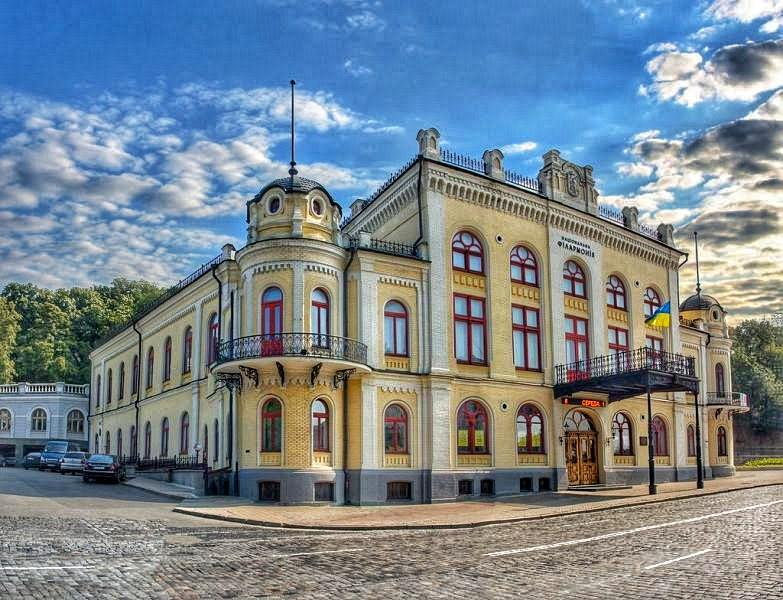
#> input picture Filarmoniya.jpg, 783 x 600 px, found by its file name
$ python task_3.py
#> lines starting #> are read from the running program, lines starting #| are printed output that depends on the picture
import cv2
import numpy as np

def roberts_filter(image_path):
    img = cv2.imread(image_path)
#> img is the input picture: shape (600, 783, 3); mean B, G, R 144.2, 134.4, 120.8
    gray = cv2.cvtColor(img, cv2.COLOR_BGR2GRAY)
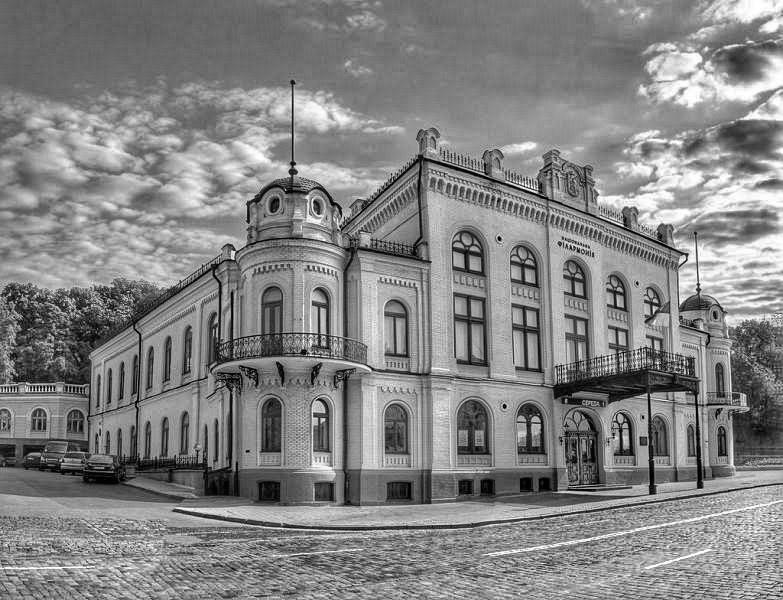
#> gray: shape (600, 783); min 0, max 255, mean 131.5

    roberts_x = np.array([[1, 0], [0, -1]])
    roberts_y = np.array([[0, 1], [-1, 0]])

    filtered_x = cv2.filter2D(gray, -1, roberts_x)
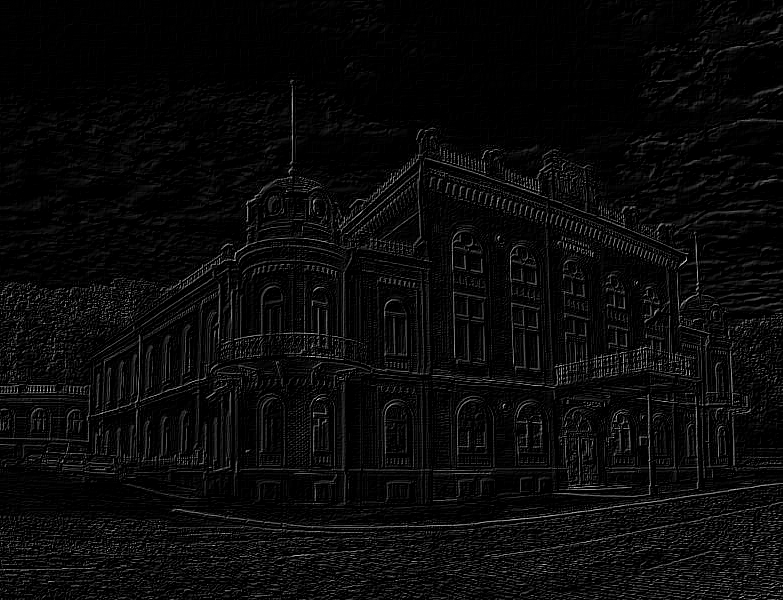
#> filtered_x: shape (600, 783); min 0, max 226, mean 9.9
    filtered_y = cv2.filter2D(gray, -1, roberts_y)
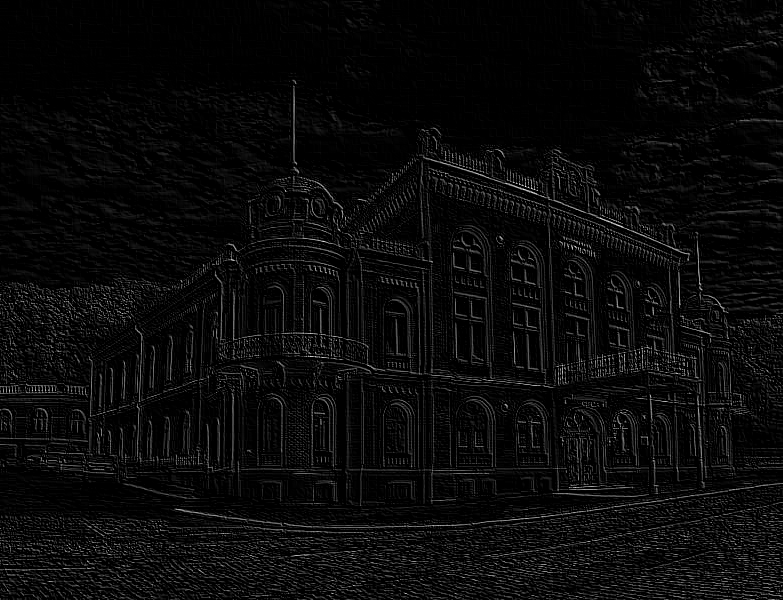
#> filtered_y: shape (600, 783); min 0, max 250, mean 10.2

    gradient = np.sqrt(np.square(filtered_x) + np.square(filtered_y))
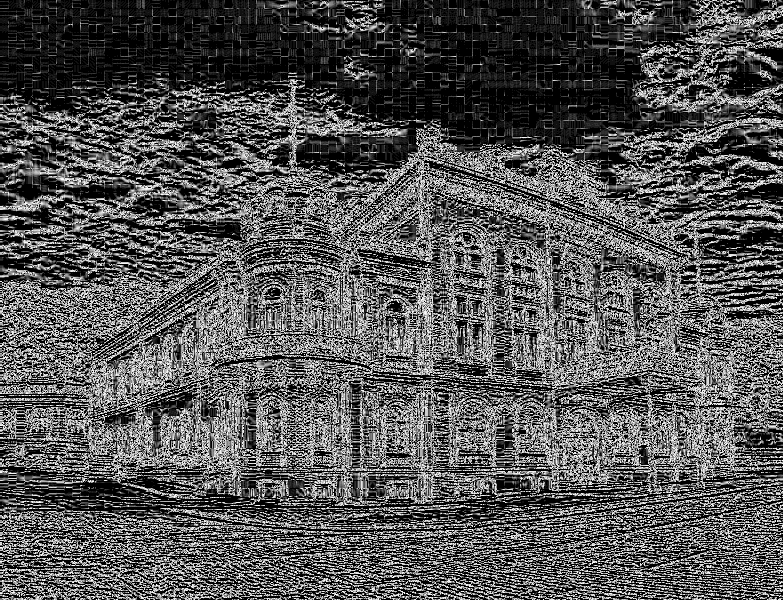
#> gradient: shape (600, 783) float16; min 0, max 15.91, mean 5.32; drawn with min black and max white
    gradient = np.uint8(gradient)

    cv2.imshow("Original", gray)
    cv2.imshow("Roberts Filter Result", gradient)
    cv2.waitKey(0)
    cv2.destroyAllWindows()

image_path = 'D:/MyPycharmProjects/Data_science_lesson60_Sobel_Canny_Roberts_Filter/Filarmoniya.jpg'
roberts_filter(image_path)
